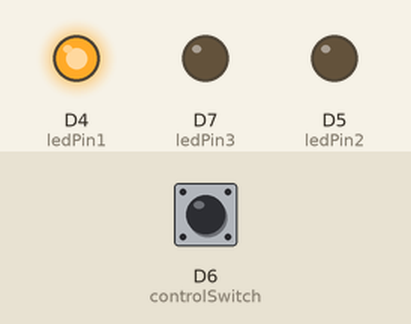
Bench run of a sketch on a simulated ESP8266 (NodeMCU). Parts: output pins drawn as LEDs (lit = HIGH). Inputs (shaded band) come from the test bench; at power-on: D6 (controlSwitch) HIGH.

Above: at 1.2 s.
1.3 s: D6 (controlSwitch) pulled LOW for 0.15 s
At 2.2 s:
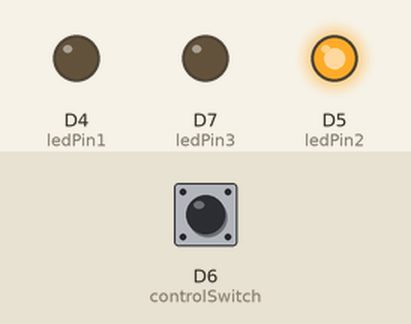
2.9 s: D6 (controlSwitch) pulled LOW for 1 s
At 3.5 s:
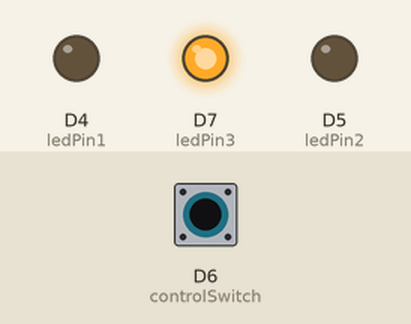
5.4 s: D6 (controlSwitch) pulled LOW for 3.2 s
At 6.7 s:
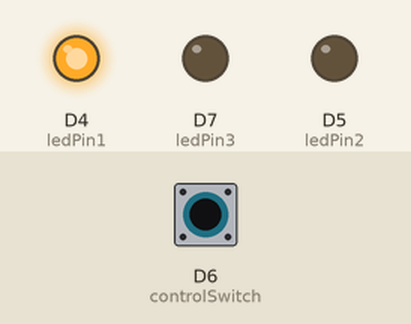
Timing chart, 0 to 8.4 s (numbered marks = the images above; inputs shaded):
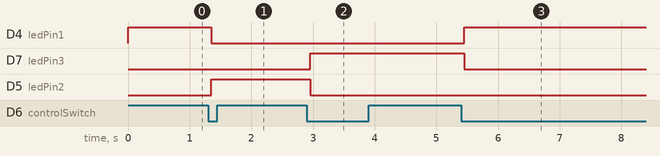

Measured:
- after the input at 1.3 s, D4 (ledPin1): HIGH → LOW after 0.05 s; D5 (ledPin2): LOW → HIGH after 0.05 s
- after the input at 2.9 s, D7 (ledPin3): LOW → HIGH after 0.05 s; D5 (ledPin2): HIGH → LOW after 0.05 s
- after the input at 5.4 s, D4 (ledPin1): LOW → HIGH after 0.05 s; D7 (ledPin3): HIGH → LOW after 0.05 s

The sketch:

switch.ino
```cpp
#define ledPin1 D4
#define ledPin2 D5
#define ledPin3 D7
#define controlSwitch D6

void setup() {
  Serial.begin(9600);
  pinMode(ledPin1, OUTPUT);
  pinMode(ledPin2, OUTPUT);
  pinMode(ledPin3, OUTPUT);
  pinMode(controlSwitch, INPUT_PULLUP);
}

int mode = 0;
int switchState = 0;
int lastSwitchState = 1;

void loop() {
  switchState = digitalRead(controlSwitch);

  if (switchState == LOW && lastSwitchState == HIGH) {
    delay(50);
    if (digitalRead(controlSwitch) == LOW) {
      mode = (mode + 1) % 3;
    }
  }

  digitalWrite(ledPin1, LOW);
  digitalWrite(ledPin2, LOW);
  digitalWrite(ledPin3, LOW);

  if (mode == 0) {
    digitalWrite(ledPin1, HIGH);
  } else if (mode == 1) {
    digitalWrite(ledPin2, HIGH);
  } else if (mode == 2) {
    digitalWrite(ledPin3, HIGH);
  }

  lastSwitchState = switchState;
  delay(50);
}
```
